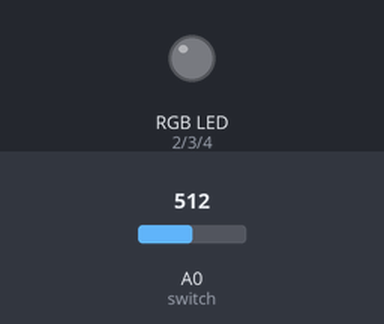
Bench run of a sketch on a simulated Arduino Uno, built with avr-gcc and run on an emulated ATmega328P. On the bench: an RGB LED mixed from three pins (HIGH = lit). Inputs (shaded band) come from the test bench; at power-on: A0 (switch) = 512.

Above: at 1.2 s.
1.3 s: A0 (switch) set to 0
At 2.3 s:
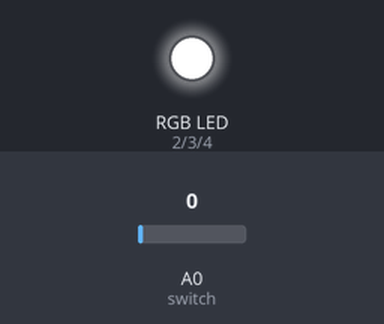
2.8 s: A0 (switch) set to 122
At 3.5 s:
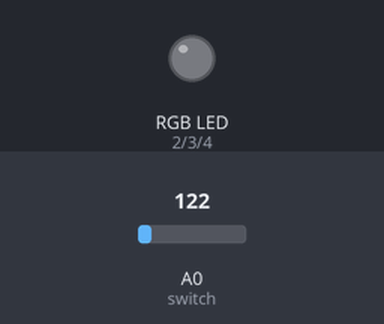
Timing chart, 0 to 5.8 s (numbered marks = the images above; inputs shaded):
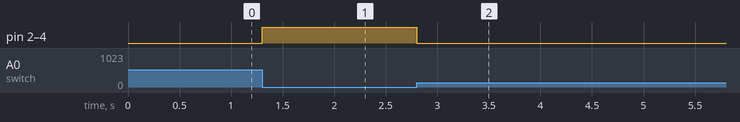

The sketch:

PB_RGB_8.ino
```cpp
//When a button is unpressed, an RGB LED is completely illuminated creating a white light. When the button is pressed, the RGB LED must completely turn off.
//This program focuses on analogRead and digitalWrite.
int green = 3;  //assign a varibale to pin 3
int red = 2;    //assign a variable to pin 2
int blue = 4;   //assign a variable to pin 4
void setup() {
  // put your setup code here, to run once:
  Serial.begin(9600);      //identify a 9600 bit communication between pc and arduino
  pinMode(green, OUTPUT);  //assign pin as output
  pinMode(red, OUTPUT);    //assign pin as output
  pinMode(blue, OUTPUT);   //assign pin as output
  analogRead(A0); //assign pin as input. this pin will read the voltage of the switch
}
void loop() {
  // put your main code here, to run repeatedly:
  float sensorValue = analogRead(A0); //identify a variable for analogRead
  float Voltage = sensorValue * (5.0 / 1023.0); //create an equation to display voltage
  if (Voltage == 0) {   // if my volatge is 0, (button not pressed), every light will illuminate creating a white light.
    digitalWrite(green, HIGH); //light on
    digitalWrite(red, HIGH);  //light on
    digitalWrite(blue, HIGH);  //light on
  } else {       //if my volatge is > 0, (button pressed), every light will turn off, leaving the RGB LED off.
    digitalWrite(green, LOW); //light off
    digitalWrite(red, LOW);   //light off
    digitalWrite(blue, LOW);  //light off
  }
}
```

Measured:
- after the input at 1.3 s, pin 2 (red), pin 3 (green), pin 4 (blue): LOW → HIGH at once
- after the input at 2.8 s, pin 2 (red), pin 3 (green), pin 4 (blue): HIGH → LOW at once
